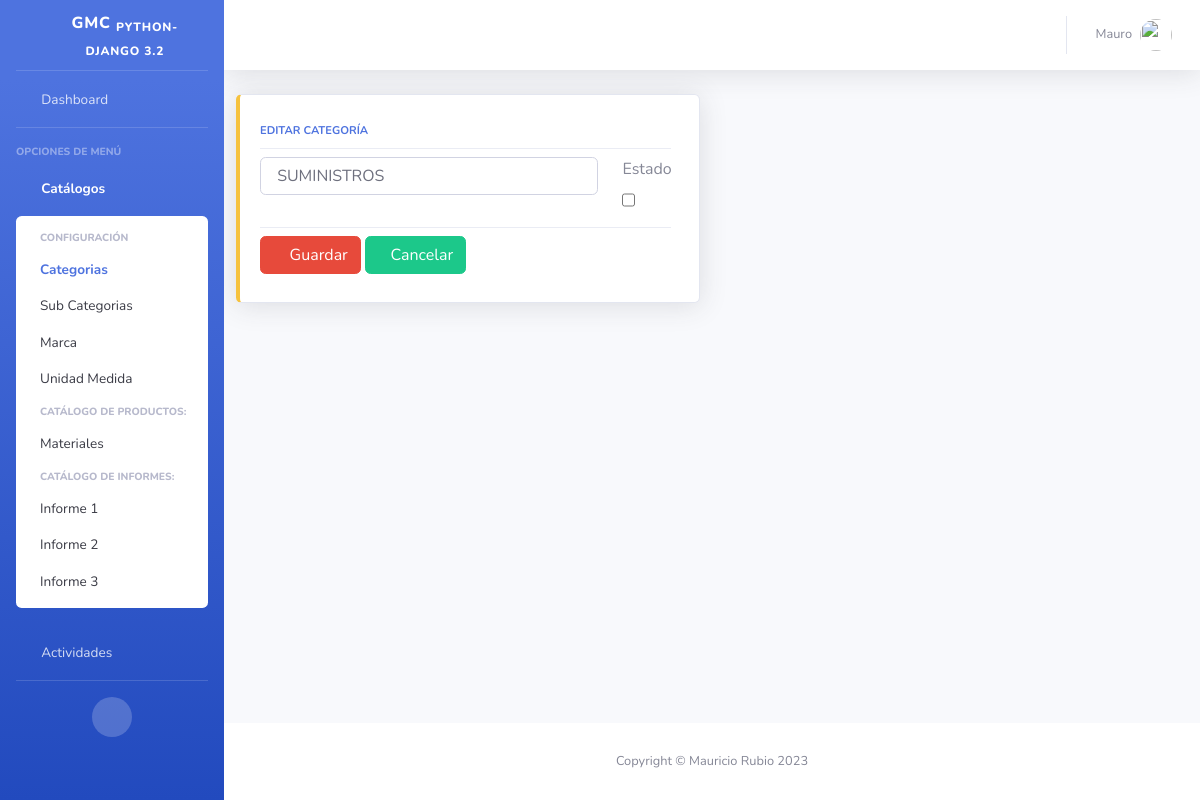
The page /inv/categorias/edit/2 (signed in) on the database as committed earlier.
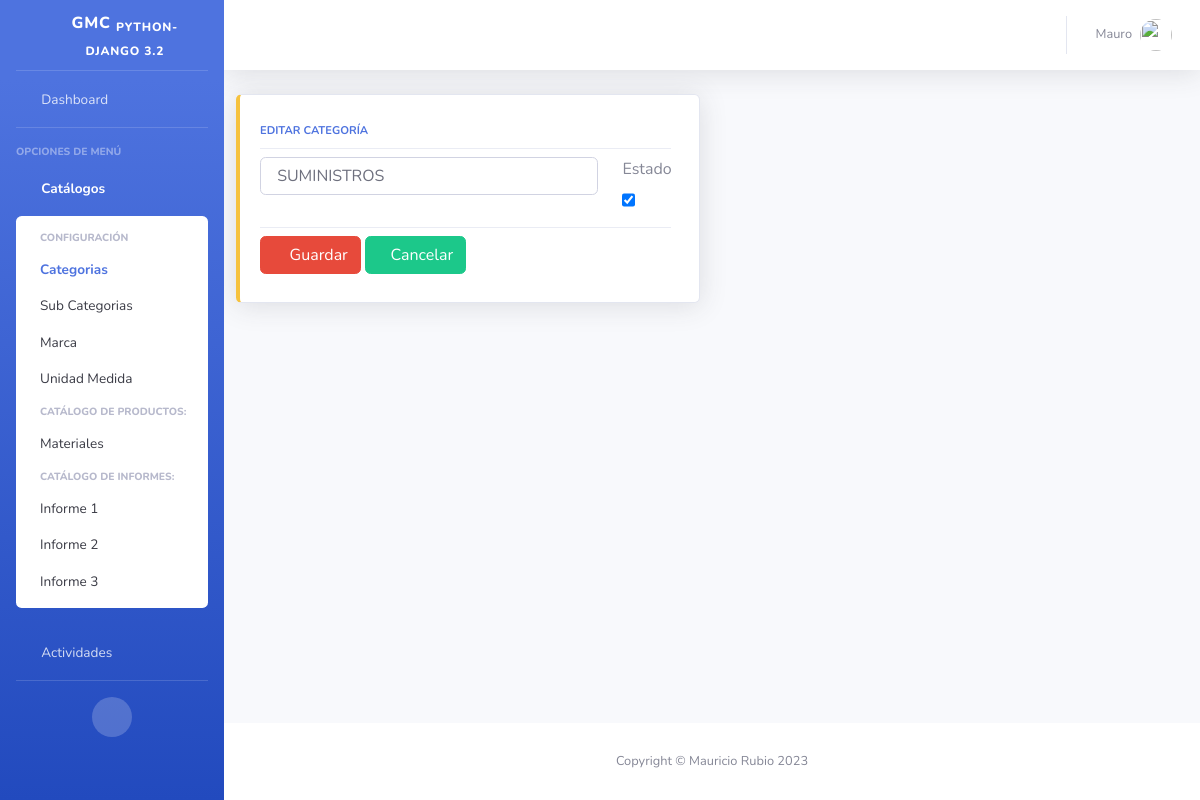
The same page on the database as committed later.
### inv/models.py (models this page shows, shortened)
class Categoria(ClaseModelo):
    descripcion = models.CharField(
        max_length=100,
        help_text='Descripción de la Categoría',
        unique=True
    )
    class Meta:
        verbose_name_plural= "Categorias"

### inv/views.py (the view, shortened to what this page needs)
# urls.py: path('categorias/edit/<int:pk>',CategoriaEdit.as_view(), name='categoria_edit'),
class CategoriaEdit(SuccessMessageMixin,SinPrivilegios, \
    generic.UpdateView):
    permission_required="inv.change_categoria"
    model=Categoria
    template_name="inv/categoria_form.html"
    context_object_name = "obj"
    form_class=CategoriaForm
    success_url=reverse_lazy("inv:categoria_list")
    success_message="Categoria Actualizada Satisfactoriamente"

### inv/forms.py
class CategoriaForm(forms.ModelForm):
    class Meta:
        model=Categoria
        fields = ['descripcion','estado']
        labels = {'descripcion':"Descripción de la Categoría",
               "estado":"Estado"}
        widget={'descripcion': forms.TextInput}
    def __init__(self, *args, **kwargs):
        super().__init__(*args,**kwargs)
        for field in iter(self.fields):
            self.fields[field].widget.attrs.update({
                'class':'form-control'
            })

### inv/templates/inv/categoria_form.html (shortened to what this page needs)
{% extends 'base/base.html' %}
{% block page_content %}
<form method="POST" class="form-inline">
    <div class="col-xl-6 col-md-6 mb-6">
        {% if obj %}
        <div class="card border-left-warning shadow h-100 py-2">
        {% else %}
        <div class="card border-left-success shadow h-100 py-2">
        {% endif %}
            <div class="card-body">
            <div class="row no-gutters align-items-center">
                <div class="col mr-2">
                    <div class="text-xs font-weight-bold text-primary text-uppercase mb-1">
                        {% if obj %} Editar {% else %} Nueva {% endif %} Categoría
                    </div>
                    <div class="dropdown-divider"></div>
                    <div class="row">
                        <div class="col-10">
                            <div class="input-group">
                                <input type="text" name="descripcion" maxlength="100" class="form-control" required id="id_descripcion" placeholder="Descripción"
                                value="{% if obj %} {{ obj.descripcion }} {% endif %}">
                            </div>
                        </div>
                        <div class="col-2">
                            <div class="form-group">
                                <label for="id_estado">Estado</label>
                                <input type="checkbox" name="estado" class="form-control" id="id_estado"
                                {% if obj.estado %} checked {% endif %} >
                            </div>
                        </div>
                    </div>
                    <div class="dropdown-divider"></div>
                    <div class="row">
                        <div class="col">
                            <button type="submit" class="btn btn-danger"><span class="fa fa-save"></span> Guardar</button>
                            <a href="{% url 'inv:categoria_list' %}" class="btn btn-success"><span class="fa fa-undo"></span>Cancelar</a>
                        </div>
                    </div>
                </div>
            </div>
            </div>
        </div>
    </div>
</form>
{% endblock %}

Rows that differ between the two databases and show on the page:
changed Categoria "SUMINISTROS": estado "☐" → "☑"
